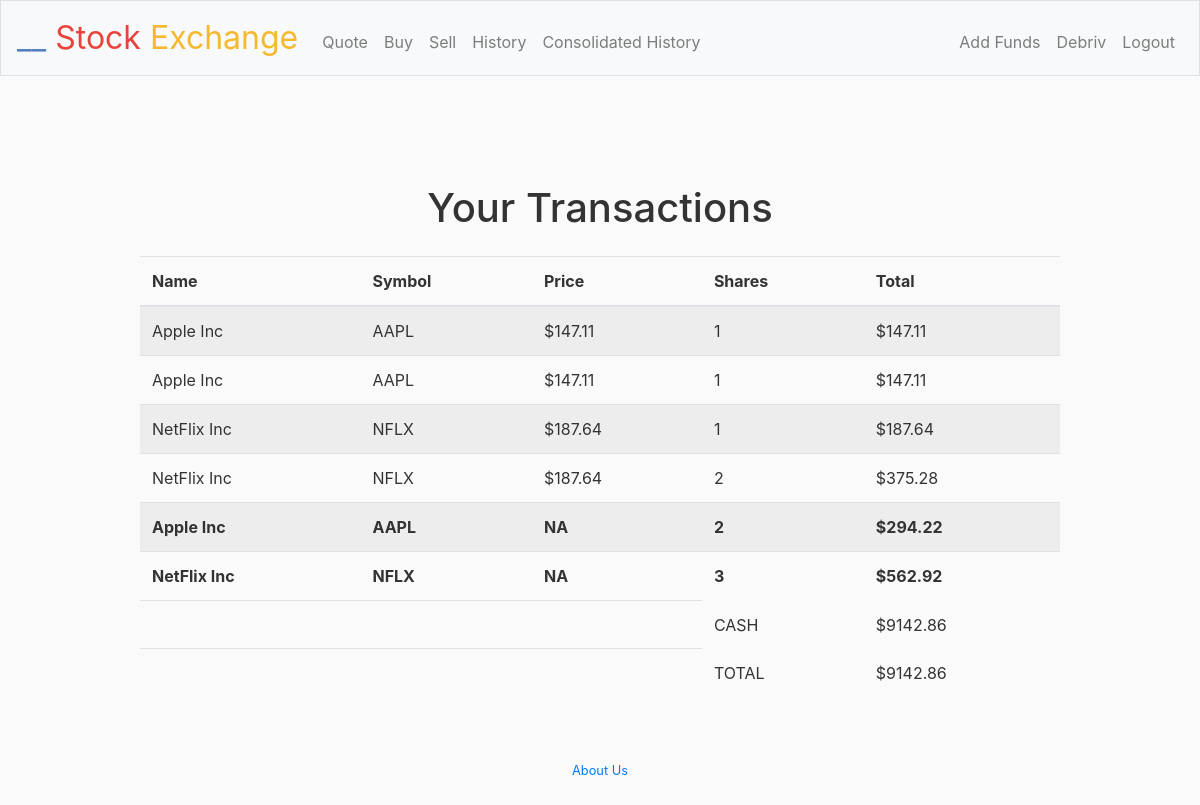
The page /history (signed in) on the database its author committed.
### webapp/models.py (models this page shows, shortened)
class User(db.Model, UserMixin):
    id = db.Column(db.Integer, primary_key= True)
    username = db.Column(db.String(20), unique=True, nullable=False)
    email = db.Column(db.String(120), unique=True, nullable=False)
    password = db.Column(db.String(60), nullable=False)
    user_stocks = db.relationship('User_stock', backref='author', lazy=True)
    user_funds = db.relationship('User_funds', backref='author2', lazy=True)

class User_stock(db.Model, UserMixin):
    id = db.Column(db.Integer, primary_key= True)
    share = db.Column(db.Integer, nullable= False)
    stock_name = db.Column(db.String(120), nullable=False)
    stock_key = db.Column(db.String(20), nullable=False)
    stock_price = db.Column(db.Numeric(60, scale=2), nullable=False)
    total_share_price = db.Column(db.Numeric(60, scale=2), nullable=False)
    user_id = db.Column(db.Integer, db.ForeignKey('user.id'), nullable=False)

class User_funds(db.Model, UserMixin):
    id = db.Column(db.Integer, primary_key= True)
    available_funds = db.Column(db.Numeric(60, scale=2), nullable=False, )
    user_id = db.Column(db.Integer, db.ForeignKey('user.id'), nullable=False)

### webapp/users/routes.py (the view)
@users.route("/history", methods=['GET', 'POST'])
@login_required
def history():
    if request.method == 'GET':
        user_fund = User_funds.query.filter_by(user_id=current_user.id).first_or_404()
        user_stock_list = User_stock.query\
                                    .filter_by(user_id=user_fund.user_id)\
                                    .order_by(User_stock.stock_name)\
                                    .all()\
        user_stock_total_list = db.session.query(User_stock.stock_name,
                                            User_stock.stock_key,
                                            User_stock.stock_price,
                                            func.sum(User_stock.share).label('shares'),
                                            func.sum(User_stock.total_share_price).label('total'))\
                                            .filter_by(user_id=user_fund.user_id)\
                                            .group_by(User_stock.stock_key)\
                                            .order_by(User_stock.stock_name)\
                                            .all()
        if user_fund.author2 != current_user:
            abort(403)
    return render_template('history.html',
                            title ='History',
                            avl_funds= user_fund.available_funds,
                            user_stock_list=user_stock_list,
                            user_stock_total_list=user_stock_total_list )

### webapp/models.py (called while the page is built)
@login_manager.user_loader
def load_user(user_id):
    return User.query.get(int(user_id))

### webapp/templates/history.html
{% extends "layout.html" %}
{% block content %}
<legend class="h1 mb-4 text-center">Your Transactions</legend>
<table class="table table-striped">
    <thead>
      <tr>
        <th scope="col">Name</th>
        <th scope="col">Symbol</th>
        <th scope="col">Price</th>
        <th scope="col">Shares</th>
        <th scope="col">Total</th>
      </tr>
    </thead>
    <tbody>
        {% for user_stock in user_stock_list %}
        <tr>
          <td>{{ user_stock.stock_name }}</td>
          <td>{{ user_stock.stock_key }}</td>
          <td>${{ user_stock.stock_price }}</td>
          <td>{{ user_stock.share }}</td>
          <td>${{ user_stock.total_share_price }}</td>
        </tr>
        {% endfor %}
        {% for user_stock_total in user_stock_total_list %}
        <tr style="font-weight:bold">
          <td>{{ user_stock_total.stock_name }}</td>
          <td>{{ user_stock_total.stock_key }}</td>
          <td>NA</td>
          <td>{{ user_stock_total.shares }}</td>
          <td>${{ user_stock_total.total }}</td>
        </tr>
        {% endfor %}
    </tbody>
      <tfoot>
        <tr>
            <td></td>
            <td></td>
            <td></td>
            <td class="border-0 fw-bold text-end" >CASH</td>
            <td class="border-0 w-bold text-end">${{ avl_funds }}</td>
          </tr>
          <tr>
            <td></td>
            <td></td>
            <td></td>
            <td class="border-0 fw-bold text-end" >TOTAL</td>
            <td class="border-0 w-bold text-end">${{ avl_funds }}</td>
          </tr>
      </tfoot>
</table>
{% endblock content %}

### webapp/templates/layout.html (shortened to what this page needs)
<!DOCTYPE html>
<html>
  <head>
      <link rel="stylesheet" href="https://maxcdn.bootstrapcdn.com/bootstrap/4.0.0/css/bootstrap.min.css">
      <link rel="stylesheet" type="text/css" href="{{ url_for('static', filename='styles.css') }}">
  </head>
  <body class="d-flex flex-column min-vh-100">
    <nav class="navbar navbar-expand-md navbar-light bg-light border">
      <a class="navbar-brand" href="{{ url_for('main.home') }}">
        <span class="blue">__</span>
        <span class="red">Stock</span>
        <span class="yellow">Exchange</span>
      </a>
      <div class="collapse navbar-collapse" id="navbar">
        {% if current_user.is_authenticated %}
        <ul class="navbar-nav mb-auto mt-2">
          <li class="nav-item">
            <a class="nav-link" href="{{ url_for('main.home') }}">Quote  <span class="sr-only">(current)</span></a>
          </li>
          <li class="nav-item">
            <a class="nav-link" href="{{ url_for('users.buy') }}">Buy  <span class="sr-only">(current)</span></a>
          </li>
          <li class="nav-item">
            <a class="nav-link" href="{{ url_for('users.sell') }}">Sell  <span class="sr-only">(current)</span></a>
          </li>
          <li class="nav-item">
            <a class="nav-link" href="{{ url_for('users.history') }}">History  <span class="sr-only">(current)</span></a>
          </li>
          <li class="nav-item">
            <a class="nav-link" href="{{ url_for('users.consolidated_history') }}">Consolidated History  <span class="sr-only">(current)</span></a>
          </li>
        </ul>
        <ul class="navbar-nav ml-auto mt-2">
          {% if request.endpoint in  ['users.buy','users.account','users.history','users.consolidated_history']  %}
          <li class="nav-item">
            <a class="nav-link" href="{{ url_for('users.add_funds') }}">Add Funds  <span class="sr-only">(current)</span></a>
          </li>
          {% endif %}
          <li class="nav-item">
            <a class="nav-link" href="{{ url_for('users.account') }}">{{ current_user.username.capitalize() }}  <span class="sr-only">(current)</span></a>
          </li>
          <li class="nav-item">
            <a class="nav-link" href="{{ url_for('users.logout') }}">Logout  <span class="sr-only">(current)</span></a>
          </li>
          {% endif %}
        </ul>
      </div>
    </nav>
    <main role="body" class="container py-5" style="margin-top: 5%;">
      <div class="row" >
        <div class="col-lg-10 mx-auto">
          {% block content %}{% endblock %}
        </div>
      </div>
    </main>
    <footer class="mt-auto small text-center text-muted">
      <div >
        {% if request.endpoint != 'main.about'  %}
        <a class="mb-4" href="{{ url_for('main.about') }}" >About Us </a>
        {% else %}
        <a class="mb-4" href="https://www.linkedin.com/in/debarghya-bhattacharya">Developed by debriv</a>
        {% endif %}
      </div>
  </footer>
  </body>
</html>

### webapp/static/styles.css (style rules this page uses)
a { text-decoration: none; }
nav .navbar-brand { font-size: xx-large; }
nav .navbar-brand .blue { color: #537fbe; }
nav .navbar-brand .red { color: #ea433b; }
nav .navbar-brand .yellow { color: #f5b82e; }
main { overflow-x: auto; text-align: left; }
body { margin: 0; padding: 0; min-height: 100vh; display: flex; flex-direction: column; background: #fafafa; color: #333333; }
footer { bottom: 0; width: 100%; height: 50px; }

### rows shown on the page
User: username "Debriv"
User_stock: stock_name "Apple Inc", stock_key "AAPL", stock_price "147.11", share "1", total_share_price "147.11"
User_stock: stock_name "Apple Inc", stock_key "AAPL", stock_price "147.11", share "1", total_share_price "147.11"
User_stock: stock_name "NetFlix Inc", stock_key "NFLX", stock_price "187.64", share "1", total_share_price "187.64"
User_stock: stock_name "NetFlix Inc", stock_key "NFLX", stock_price "187.64", share "2", total_share_price "375.28"
User_funds: available_funds "9142.86"

### other values the page prints
{{ user_stock_total.stock_name }} "Apple Inc" "NetFlix Inc"
{{ user_stock_total.stock_key }} "AAPL" "NFLX"
{{ user_stock_total.shares }} "2" "3"
{{ user_stock_total.total }} "294.22" "562.92"
